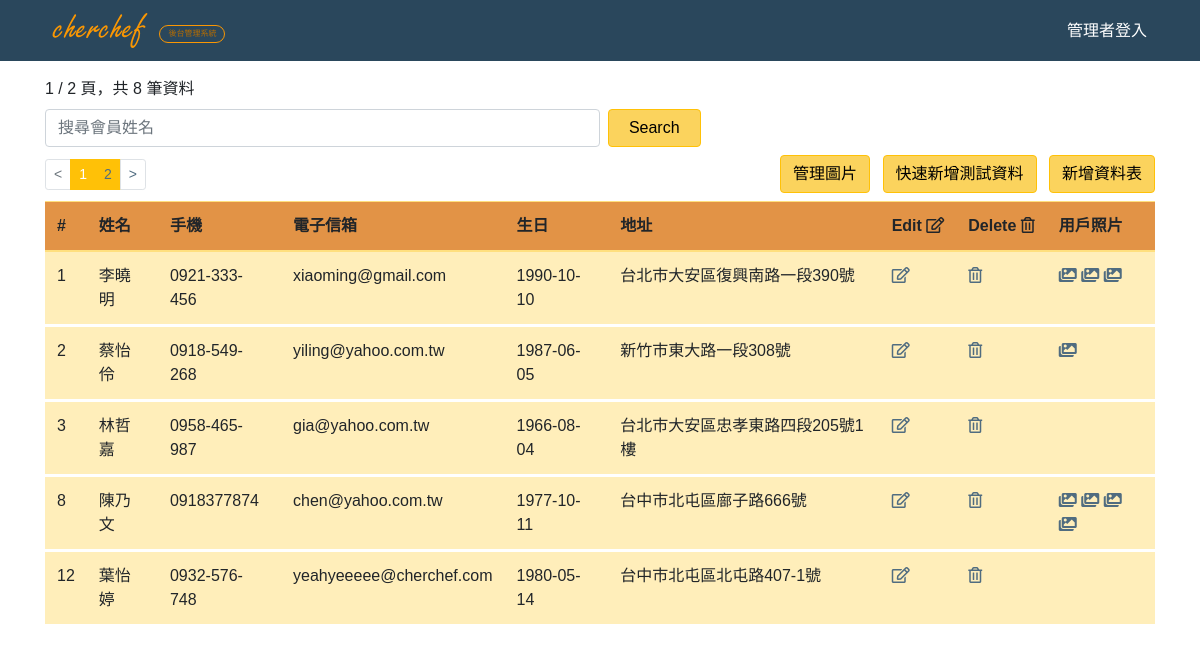
The page /Chef/clients_list.php on the database its author committed.
### tables this page shows
CREATE TABLE `clients` (
  `sid` int(11) NOT NULL,
  `name` varchar(255) NOT NULL,
  `mobile` varchar(255) NOT NULL,
  `email` varchar(255) NOT NULL,
  `password` varchar(255) NOT NULL,
  `address` varchar(255) NOT NULL,
  `birthday` date NOT NULL,
  `profile_pic` varchar(255) NOT NULL,
  `kitchen_pics` varchar(255) NOT NULL
);

### Chef/clients_list.php (the view, shortened to what this page needs)
<?php
    require __DIR__. '/connect.php';
    $per_page = 5;
    $p_sql = "SELECT * FROM `clients` LEFT JOIN `clients_profile_pics` ON `clients`.`sid`=`clients_profile_pics`.`clients_sid`";
    $p_stmt = $pdo->query($p_sql);
    $all_pics = $p_stmt->fetchAll(PDO::FETCH_ASSOC);
    $page = isset($_GET['page']) ? intval($_GET['page']) : 1;
    $t_sql = "SELECT COUNT(1) FROM clients";
    $t_stmt = $pdo->query($t_sql);
    $total_rows = $t_stmt->fetch(PDO::FETCH_NUM)[0];
    $total_page = ceil($total_rows/$per_page);
    $sql = sprintf("SELECT * FROM clients LIMIT %s, %s", ($page-1)*$per_page, $per_page);
    $stmt = $pdo->query($sql);
    $rows = $stmt->fetchAll(PDO::FETCH_ASSOC);
?>
<?php include __DIR__ . '/_html_header.php'; ?>
<?php include __DIR__ . '/_navbar.php'; ?>
<div class="container pt-3">
<div><?= $page. " / ".$total_page." 頁，共 ".$total_rows." 筆資料" ?></div>
    <div class="row">
        <div class="col-lg-12">
            <form class="form-inline d-flex" name="form1" action="clients_search.php" method="post">
            <input type="text" class="form-control col-12 col-md-6 mr-2 my-2" id="search_input" name="search_input" placeholder="搜尋會員姓名">
            <button type="submit" class="btn btn-warning col-12 col-md-2 col-lg-1 my-md-2 mb-2" >Search</button>
            </form>
            <nav class="d-flex mb-2">
                <ul class="pagination pagination-sm mb-0 mr-auto align-items-center">
                    <li class="page-item <?= $page<=1 ? 'disabled' : '' ?>">
                        <a class="page-link" href="?page=<?= $page-1 ?>">&lt;</a>
                    </li>
                    <?php for($i=1; $i<=$total_page; $i++): ?>
                    <li class="page-item <?= $i==$page ? 'active' : '' ?>">
                        <a class="page-link bg-warning border-warning" href="?page=<?= $i ?>"><?= $i ?></a>
                    </li>
                    <?php endfor ?>
                    <li class="page-item <?= $page>=$total_page ? 'disabled' : '' ?>">
                        <a class="page-link" href="?page=<?= $page+1 ?>">&gt;</a>
                    </li>
                </ul>
                <div>
                    <a href="clients_profile_pic.php"><button type="button" class="btn btn-warning mr-2">管理圖片</button></a>
                    <a href="clients_add_test.php"><button type="button" class="btn btn-warning mr-2">快速新增測試資料</button></a>
                    <a href="clients_add.php"><button type="button" class="btn btn-warning">新增資料表</button></a>
                </div>
            </nav>
        </div>
    </div>
    <div class="row">
    <div class="col-lg-12 table-responsive card-list-table">
    <table class="table table-warning table-hover">
        <thead class="bg-warning text-nowrap">
        <tr>
            <th scope="col">#</th>
            <th scope="col">姓名</th>
            <th scope="col">手機</th>
            <th scope="col">電子信箱</th>
            <th scope="col">生日</th>
            <th scope="col">地址</th>
            <th scope="col">
                Edit <i class="far fa-edit"></i>
            </th>
            <th scope="col">
                Delete <i class="far fa-trash-alt"></i>
            </th>
            <th scope="col">用戶照片</th>
        </tr>
        </thead>
        <tbody>
        <?php foreach ($rows as $row) : ?>
        <tr>
            <td data-title="#"><?= $row['sid'] ?></td>
            <td data-title="姓名"><?= $row['name'] ?></a></td>
            <td data-title="手機"><?= $row['mobile'] ?></td>
            <td data-title="電子信箱"><?= $row['email'] ?></td>
            <td data-title="生日"><?= $row['birthday'] ?></td>
            <td data-title="地址"><?= $row['address'] ?></td>
            <td data-title="Edit">
                <a href="clients_edit.php?sid=<?= $row['sid'] ?>"><i class="far fa-edit"></i></a>
            </td>
            <td data-title="Delete">
                <a href="javascript:delete_data(<?= $row['sid'] ?>)">
                    <i class="far fa-trash-alt"></i>
                </a>
            </td>
            <td data-title="用戶照片">
                <?php
                foreach ($all_pics as $pic) :
                    if ($row['sid'] == $pic['clients_sid']) : ?>
                        <a href="/mytest/Chef_pic/client_photo/<?= $pic['file_name'] ?>" data-lightbox="roadtrip+<?=$pic['clients_sid']?>"><i class="fas fa-images"></i></a>
                    <?php endif;
                endforeach
                ?>
            </td>
        </tr>
        <?php endforeach; ?>
        </tbody>
    </table>
    </div>
    </div>
</div>
<?php include __DIR__ . '/_html_footer.php'; ?>

### Chef/main.css (style rules this page uses)
* { font-family: 'Noto Sans TC', sans-serif; }
.table { margin: 0; }
nav a { color: white; }
table a { color: #506c80; }
.page-link { color: #506c80; }
html { margin: 0; padding: 0; width: 100% }
body { margin: 0; padding:0; width: 100%; background-size: cover; height: 100vh; display: table; }
.table-warning td { border-color:#fff !important; border-bottom: 3px solid #fff; }
.btn-warning { color: #000; background-color: #fbd35d !important; }
.table-warning thead { background: #e29346 !important; }

### rows shown on the page
clients: sid "1", name "李曉明", mobile "0921-333-456", email "xiaoming@gmail.com", birthday "1990-10-10", address "台北市大安區復興南路一段390號"
clients: sid "2", name "蔡怡伶", mobile "0918-549-268", email "yiling@yahoo.com.tw", birthday "1987-06-05", address "新竹市東大路一段308號"
clients: sid "3", name "林哲嘉", mobile "0958-465-987", email "gia@yahoo.com.tw", birthday "1966-08-04", address "台北市大安區忠孝東路四段205號1樓"
clients: sid "8", name "陳乃文", mobile "0918377874", email "chen@yahoo.com.tw", birthday "1977-10-11", address "台中市北屯區廍子路666號"
clients: sid "12", name "葉怡婷", mobile "0932-576-748", email "yeahyeeeee@cherchef.com", birthday "1980-05-14", address "台中市北屯區北屯路407-1號"

### other values the page prints
$page "1"
$total_page "2"
$total_rows "8"
